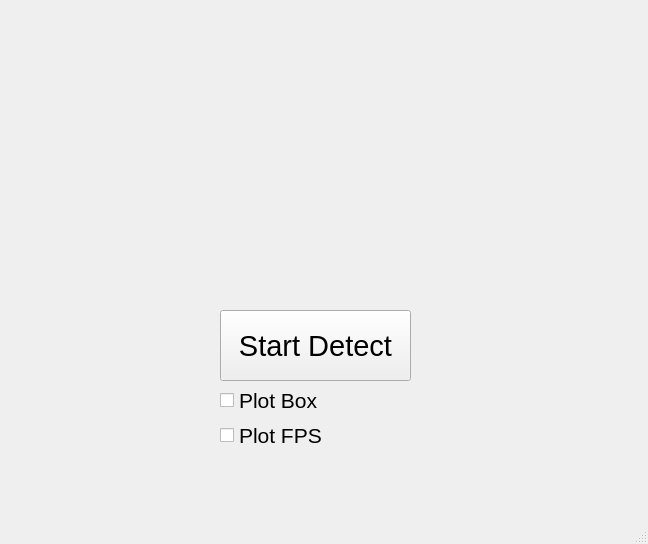
<?xml version="1.0" encoding="UTF-8"?>
<ui version="4.0">
 <class>MainWindow</class>
 <widget class="QMainWindow" name="MainWindow">
  <property name="geometry">
   <rect>
    <x>0</x>
    <y>0</y>
    <width>648</width>
    <height>544</height>
   </rect>
  </property>
  <property name="font">
   <font>
    <family>Arial</family>
    <pointsize>16</pointsize>
   </font>
  </property>
  <property name="windowTitle">
   <string>MainWindow</string>
  </property>
  <widget class="QWidget" name="centralwidget">
   <widget class="QLabel" name="video_output">
    <property name="geometry">
     <rect>
      <x>120</x>
      <y>0</y>
      <width>400</width>
      <height>300</height>
     </rect>
    </property>
    <property name="styleSheet">
     <string notr="true"/>
    </property>
    <property name="text">
     <string/>
    </property>
   </widget>
   <widget class="QCheckBox" name="checkBox">
    <property name="geometry">
     <rect>
      <x>220</x>
      <y>380</y>
      <width>131</width>
      <height>41</height>
     </rect>
    </property>
    <property name="font">
     <font>
      <family>Arial</family>
      <pointsize>16</pointsize>
     </font>
    </property>
    <property name="text">
     <string>Plot Box</string>
    </property>
   </widget>
   <widget class="QPushButton" name="start_detect">
    <property name="geometry">
     <rect>
      <x>220</x>
      <y>310</y>
      <width>191</width>
      <height>71</height>
     </rect>
    </property>
    <property name="font">
     <font>
      <family>Arial</family>
      <pointsize>22</pointsize>
     </font>
    </property>
    <property name="contextMenuPolicy">
     <enum>Qt::DefaultContextMenu</enum>
    </property>
    <property name="styleSheet">
     <string notr="true"/>
    </property>
    <property name="text">
     <string>Start Detect</string>
    </property>
   </widget>
   <widget class="QCheckBox" name="checkBox_2">
    <property name="geometry">
     <rect>
      <x>220</x>
      <y>420</y>
      <width>111</width>
      <height>31</height>
     </rect>
    </property>
    <property name="text">
     <string>Plot FPS</string>
    </property>
   </widget>
  </widget>
  <widget class="QMenuBar" name="menubar">
   <property name="geometry">
    <rect>
     <x>0</x>
     <y>0</y>
     <width>648</width>
     <height>30</height>
    </rect>
   </property>
  </widget>
  <widget class="QStatusBar" name="statusbar"/>
 </widget>
 <resources/>
 <connections/>
</ui>
